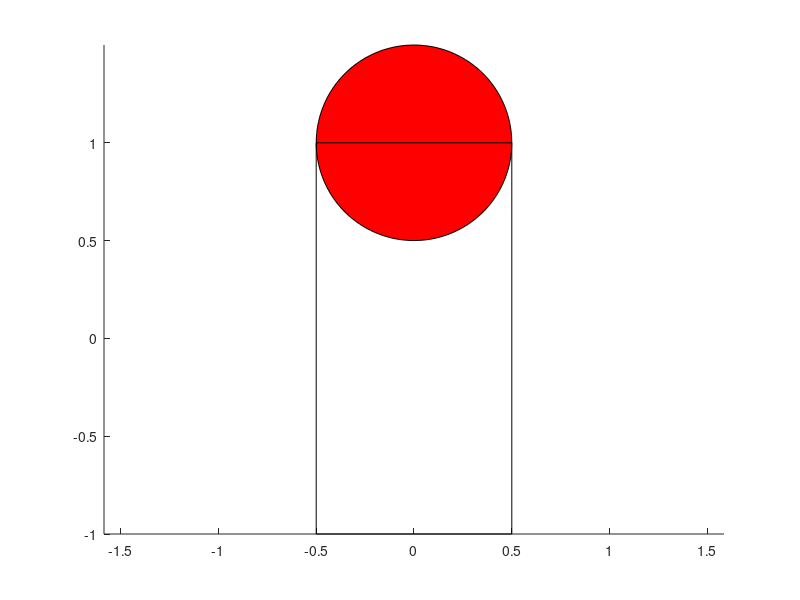

This figure's MATLAB source:
% Define valve dimensions
d = 1; % diameter of the valve
h = 2; % height of the valve

% Define coordinates for the valve
theta = linspace(0,2*pi);
x = d/2*cos(theta);
y = d/2*sin(theta) + h/2;

% Create plot
hold on
fill(x,y,'r') % fill valve with red color
plot([-d/2,d/2],[h/2,h/2],'k') % draw top of valve
plot([-d/2,d/2],[-h/2,-h/2],'k') % draw bottom of valve
plot([-d/2,-d/2],[-h/2,h/2],'k') % draw left side of valve
plot([d/2,d/2],[-h/2,h/2],'k') % draw right side of valve
axis equal